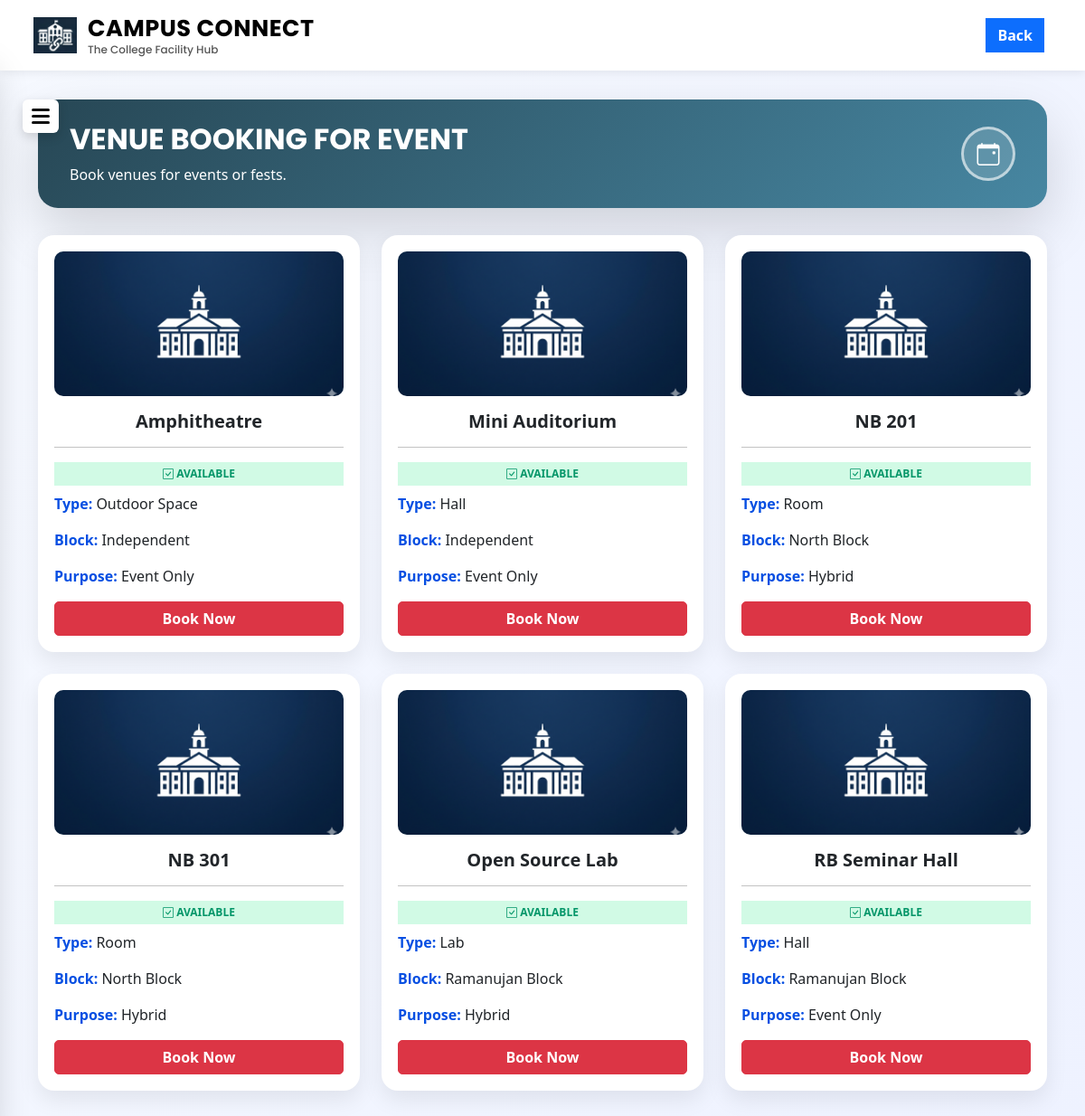
The app's page /faculty/book_event (signed in), older data.
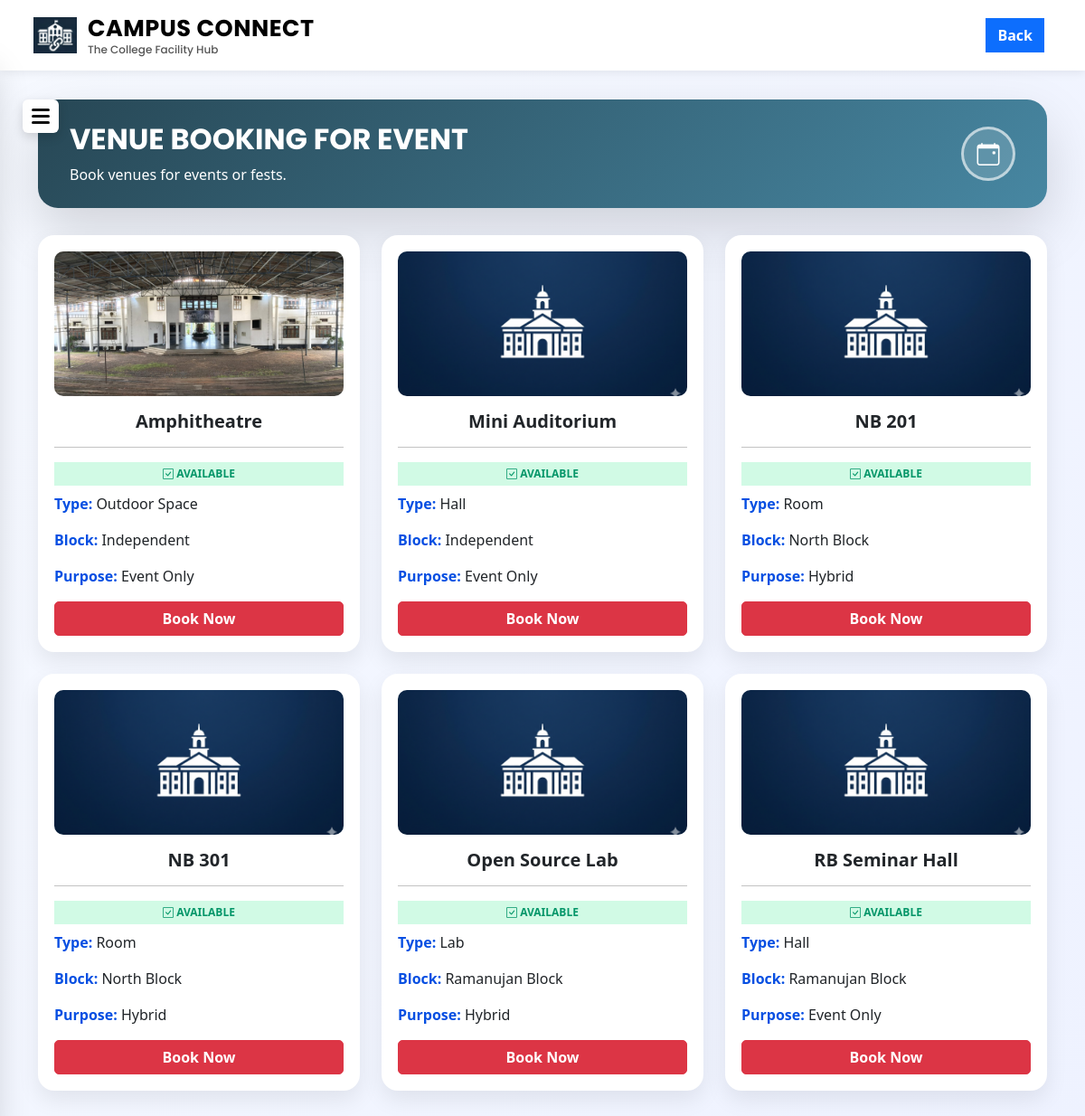
The same page, newer data.
### tables this page shows
CREATE TABLE venues (
        venue_id INTEGER PRIMARY KEY AUTOINCREMENT,
        name TEXT NOT NULL,
        type TEXT NOT NULL,
        department TEXT NOT NULL,
        block TEXT NOT NULL,
        photo TEXT,
        purpose TEXT NOT NULL,
        created_at TIMESTAMP DEFAULT CURRENT_TIMESTAMP
    );

### app.py (the view)
@app.route('/faculty/book_event')
def faculty_book_event():
    if 'user_id' not in session or session['role'] != 'faculty':
        return redirect(url_for('login'))
    conn = get_connection()
    cursor = conn.cursor()
    faculty_user_id = session['user_id']
    cursor.execute("""
        SELECT faculty_id, department
        FROM faculties
        WHERE user_id = ?
    """, (faculty_user_id,))
    faculty = cursor.fetchone()
    if not faculty:
        flash("Faculty record not found", "danger")
        return redirect(url_for('login'))
    faculty_id = faculty['faculty_id']
    faculty_dept = faculty['department']
    cursor.execute("""
        SELECT *
        FROM venues
        WHERE
            (LOWER(TRIM(purpose)) = 'hybrid' AND department = ?)
            OR
            (LOWER(TRIM(purpose)) = 'event only' AND LOWER(TRIM(department)) = 'independent')
        ORDER BY name
    """, (faculty_dept,))
    venues = cursor.fetchall()
    cursor.execute("""
        SELECT venue_id, status
        FROM bookings
        WHERE status IN ('requested','approved')
    """)
    active = cursor.fetchall()
    booked_map = {}
    for a in active:
        booked_map[a['venue_id']] = a['status']
    conn.close()
    return render_template(
        "faculty_book_event.html",
        venues=venues,
        booked_map=booked_map,
        department=faculty_dept
    )

### app.py (called while the page is built)
def get_connection():
    conn = sqlite3.connect("campus_connect.db")
    conn.row_factory = sqlite3.Row
    conn.execute("PRAGMA foreign_keys = ON")  # 🔥 ensure cascade always works
    return conn

### templates/faculty_book_event.html (shortened to what this page needs)
<!DOCTYPE html>
<html lang="en">
<head>
    <link href="https://cdn.jsdelivr.net/npm/bootstrap@5.3.2/dist/css/bootstrap.min.css" rel="stylesheet">
    <link href="https://cdn.jsdelivr.net/npm/bootstrap-icons@1.11.3/font/bootstrap-icons.css" rel="stylesheet">
    <link rel="stylesheet" href="{{ url_for('static', filename='css/style.css') }}">
</head>
<body>
<nav class="navbar navbar-expand-lg navbar-light custom-navbar fixed-top">
    <div class="container-fluid">
        <div class="navbar-brand d-flex align-items-center">
            <img src="{{ url_for('static', filename='images/logo.png') }}" class="logo-img">
            <div class="brand-text">
                <span class="brand-title">CAMPUS CONNECT</span>
                <span class="brand-tagline">The College Facility Hub</span>
            </div>
        </div>
        <div class="ms-auto">
            <a href="{{ url_for('faculty_dashboard') }}" class="btn btn-primary me-2"><b>Back</b></a>
        </div>
    </div>
</nav>
<div class="menu-toggle" onclick="openSidebar()">
    <span></span>
    <span></span>
    <span></span>
</div>
<div class="container page-main">
    <div class="page-hero d-flex align-items-center justify-content-between">
        <div>
            <h2 class="hero-text">VENUE BOOKING FOR EVENT</h2>
            <p class="mb-0">Book venues for events or fests.</p>
        </div>
        <div class="hero-icon">
            <i class="bi bi-calendar-event"></i>
        </div>
    </div>
    <div class="row g-4">
        {% for v in venues %}
        <div class="col-md-4">
            <div class="venue-card">
                <img src="{% if v.photo %}{{ url_for('static', filename='uploads/' ~ v.photo) }}{% else %}{{ url_for('static', filename='images/default-venue.png') }}{% endif %}" class="venue-img mb-3">
                <div class="mb-2 text-center">
                    <h5><b>{{ v.name }}</b></h5>
                </div>
                <hr style="border-color: #131313;">
                <div class="status-bar available text-center mb-2">
                    <i class="bi bi-check-square"></i> <b>AVAILABLE</b>
                </div>
                <p><font color="#064fe2"><b>Type:</b></font> {{ v.type }}</p>
                <p><font color="#064fe2"><b>Block:</b></font> {{ v.block }}</p>
                <p><font color="#064fe2"><b>Purpose:</b></font> {{ v.purpose }}</p>
                <button class="btn btn-danger book-btn w-100" data-bs-toggle="modal" data-bs-target="#bookModal{{ v.venue_id }}">
                    <b>Book Now</b>
                </button>
            </div>
        </div>
        {% endfor %}
    </div>
</div>
</body>
</html>

Row changes from the older to the newer data that the page shows:
changed venues "Amphitheatre": photo: picture added in place of a placeholder
